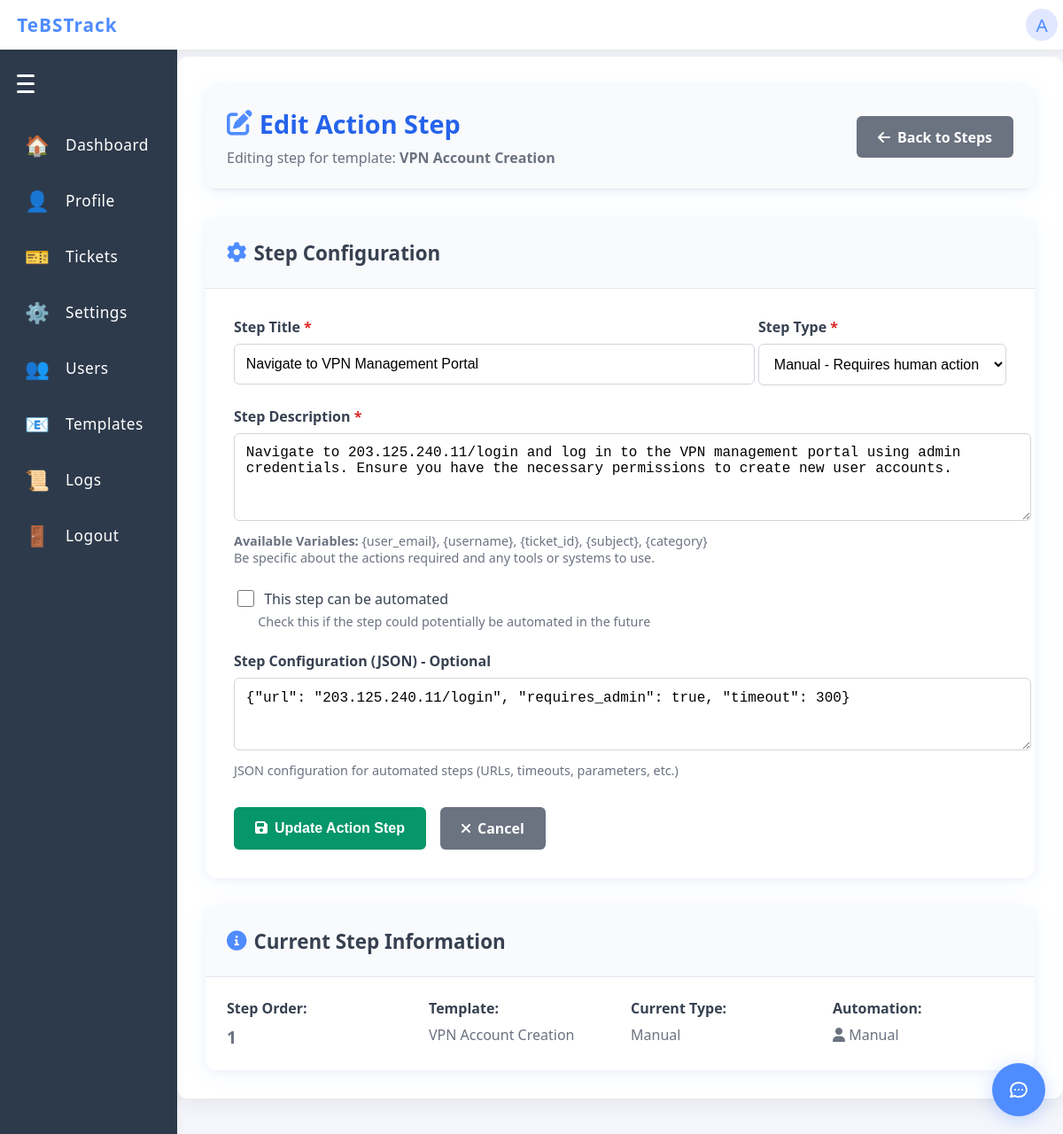
Screenshot of /admin/action-steps/1/edit (signed in) with the database file from the repository.
### app/models.py (models this page shows)
class User(UserMixin, db.Model):
    id = db.Column(db.Integer, primary_key=True)
    username = db.Column(db.String(150), unique=True, nullable=False)
    password = db.Column(db.String(150), nullable=False)
    role = db.Column(db.String(20), nullable=False, default='infra')  # 'admin' or 'infra'

class EmailTemplate(db.Model):
    id = db.Column(db.Integer, primary_key=True)
    name = db.Column(db.String(150), nullable=False, unique=True)
    subject = db.Column(db.String(255), nullable=False)
    body = db.Column(db.Text, nullable=False)
    use_case_description = db.Column(db.Text, nullable=True)  # When to use this template
    is_active = db.Column(db.Boolean, default=True)
    created_at = db.Column(db.DateTime, default=datetime.utcnow)
    updated_at = db.Column(db.DateTime, default=datetime.utcnow, onupdate=datetime.utcnow)
    created_by = db.Column(db.Integer, db.ForeignKey('user.id'), nullable=False)
    action_steps = db.relationship('TemplateActionStep', backref='template', lazy=True, cascade='all, delete-orphan')
    creator = db.relationship('User', backref='created_templates')

class TemplateActionStep(db.Model):
    id = db.Column(db.Integer, primary_key=True)
    template_id = db.Column(db.Integer, db.ForeignKey('email_template.id'), nullable=False)
    step_order = db.Column(db.Integer, nullable=False)  # Order of execution
    step_type = db.Column(db.String(50), nullable=False)  # 'manual', 'web_action', 'api_call', etc.
    step_title = db.Column(db.String(200), nullable=False)
    step_description = db.Column(db.Text, nullable=False)
    step_config = db.Column(db.Text, nullable=True)  # JSON config for automated steps
    is_automated = db.Column(db.Boolean, default=False)
    created_at = db.Column(db.DateTime, default=datetime.utcnow)

### app/routes.py (the view, shortened to what this page needs)
@main.route('/admin/action-steps/<int:step_id>/edit')
@login_required
def edit_action_step(step_id):
    if current_user.role != 'admin':
        flash('You do not have permission to access this page.', 'error')
        return redirect(url_for('main.home'))
    step = TemplateActionStep.query.get_or_404(step_id)
    template = EmailTemplate.query.get_or_404(step.template_id)
    return render_template('admin/edit_action_step.html', step=step, template=template)

### app/templates/admin/edit_action_step.html (shortened to what this page needs)
{% extends "base.html" %}
{% block content %}
<div class="dashboard-container">
    <div style="max-width: 1000px; margin: 0 auto;">
        <div style="background: #fff; border-radius: 12px; box-shadow: 0 4px 24px rgba(79,140,255,0.08), 0 1.5px 8px rgba(0,0,0,0.04); overflow: hidden; margin-bottom: 2rem;">
            <div style="background: #f8fafc; padding: 1.5rem; border-bottom: 1px solid #e2e8f0;">
                <div style="display: flex; justify-content: space-between; align-items: center;">
                    <div>
                        <h1 style="color: #2563eb; font-size: 1.8rem; font-weight: 700; margin: 0; display: flex; align-items: center; gap: 0.5rem;">
                            <i class="fas fa-edit" style="color: #4f8cff;"></i>
                            Edit Action Step
                        </h1>
                        <p style="color: #6b7280; margin: 0.5rem 0 0 0; font-size: 1rem;">Editing step for template: <strong>{{ template.name }}</strong></p>
                    </div>
                    <a href="{{ url_for('main.manage_template_action_steps', template_id=template.id) }}"
                       style="background: #6b7280; color: #fff; text-decoration: none; border-radius: 6px; padding: 0.8rem 1.5rem; font-weight: 600; font-size: 1rem; transition: background 0.2s;">
                        <i class="fas fa-arrow-left" style="margin-right: 0.5rem;"></i>Back to Steps
                    </a>
                </div>
            </div>
        </div>
        <div style="background: #fff; border-radius: 12px; box-shadow: 0 4px 24px rgba(79,140,255,0.08), 0 1.5px 8px rgba(0,0,0,0.04); overflow: hidden; margin-bottom: 2rem;">
            <div style="background: #f8fafc; padding: 1.5rem; border-bottom: 1px solid #e2e8f0;">
                <h2 style="color: #374151; font-size: 1.4rem; font-weight: 600; margin: 0; display: flex; align-items: center; gap: 0.5rem;">
                    <i class="fas fa-cog" style="color: #4f8cff;"></i>
                    Step Configuration
                </h2>
            </div>
            <div style="padding: 2rem;">
                <form method="POST">
                    <div style="display: grid; grid-template-columns: 2fr 1fr; gap: 2rem; margin-bottom: 1.5rem;">
                        <div>
                            <label style="display: block; font-weight: 600; color: #374151; margin-bottom: 0.5rem;">
                                Step Title <span style="color: #dc2626;">*</span>
                            </label>
                            <input type="text" id="step_title" name="step_title" required
                                   value="{{ step.step_title }}"
                                   style="width: 100%; padding: 0.8rem; border-radius: 6px; border: 1px solid #d1d5db; font-size: 1rem; background: #fff; transition: border 0.2s;"
                                   placeholder="e.g., Create VPN Account, Send Login Credentials, Verify Access">
                        </div>
                        <div>
                            <label style="display: block; font-weight: 600; color: #374151; margin-bottom: 0.5rem;">
                                Step Type <span style="color: #dc2626;">*</span>
                            </label>
                            <select id="step_type" name="step_type" required
                                    style="width: 100%; padding: 0.8rem; border-radius: 6px; border: 1px solid #d1d5db; font-size: 1rem; background: #fff; transition: border 0.2s;">
                                <option value="manual" {% if step.step_type == 'manual' %}selected{% endif %}>Manual - Requires human action</option>
                            </select>
                        </div>
                    </div>
                    <div style="margin-bottom: 1.5rem;">
                        <label style="display: block; font-weight: 600; color: #374151; margin-bottom: 0.5rem;">
                            Step Description <span style="color: #dc2626;">*</span>
                        </label>
                        <textarea id="step_description" name="step_description" rows="4" required
                                  style="width: 100%; padding: 0.8rem; border-radius: 6px; border: 1px solid #d1d5db; font-size: 1rem; background: #fff; resize: vertical; transition: border 0.2s;"
                                  placeholder="Detailed description of what needs to be done in this step...">{{ step.step_description }}</textarea>
                        <div style="color: #6b7280; font-size: 0.9rem; margin-top: 0.5rem;">
                            <strong>Available Variables:</strong> {user_email}, {username}, {ticket_id}, {subject}, {category}<br>
                            Be specific about the actions required and any tools or systems to use.
                        </div>
                    </div>
                    <div style="margin-bottom: 1.5rem;">
                        <div style="display: flex; align-items: center; gap: 0.5rem;">
                            <input type="checkbox" id="is_automated" name="is_automated"
                                   style="width: 1.2rem; height: 1.2rem;">
                            <label for="is_automated" style="color: #374151; font-weight: 500;">
                                This step can be automated
                            </label>
                        </div>
                        <div style="color: #6b7280; font-size: 0.9rem; margin-top: 0.25rem; margin-left: 1.7rem;">
                            Check this if the step could potentially be automated in the future
                        </div>
                    </div>
                    <div style="margin-bottom: 2rem;">
                        <label style="display: block; font-weight: 600; color: #374151; margin-bottom: 0.5rem;">
                            Step Configuration (JSON) - Optional
                        </label>
                        <textarea id="step_config" name="step_config" rows="3"
                                  style="width: 100%; padding: 0.8rem; border-radius: 6px; border: 1px solid #d1d5db; font-size: 1rem; background: #fff; resize: vertical; transition: border 0.2s; font-family: 'Courier New', monospace;"
                                  placeholder='{"url": "203.125.240.11/login", "timeout": 300, "requires_verification": true}'>{{ step.step_config if step.step_config != '{}' else '' }}</textarea>
                        <div style="color: #6b7280; font-size: 0.9rem; margin-top: 0.5rem;">
                            JSON configuration for automated steps (URLs, timeouts, parameters, etc.)
                        </div>
                    </div>
                    <div style="display: flex; gap: 1rem;">
                        <button type="submit"
                                style="background: #059669; color: #fff; border: none; border-radius: 6px; padding: 0.8rem 1.5rem; font-weight: 600; font-size: 1rem; cursor: pointer; transition: background 0.2s;">
                            <i class="fas fa-save" style="margin-right: 0.5rem;"></i>Update Action Step
                        </button>
                        <a href="{{ url_for('main.manage_template_action_steps', template_id=template.id) }}"
                           style="background: #6b7280; color: #fff; text-decoration: none; border-radius: 6px; padding: 0.8rem 1.5rem; font-weight: 600; font-size: 1rem; transition: background 0.2s;">
                            <i class="fas fa-times" style="margin-right: 0.5rem;"></i>Cancel
                        </a>
                    </div>
                </form>
            </div>
        </div>
        <div style="background: #fff; border-radius: 12px; box-shadow: 0 4px 24px rgba(79,140,255,0.08), 0 1.5px 8px rgba(0,0,0,0.04); overflow: hidden;">
            <div style="background: #f8fafc; padding: 1.5rem; border-bottom: 1px solid #e2e8f0;">
                <h2 style="color: #374151; font-size: 1.4rem; font-weight: 600; margin: 0; display: flex; align-items: center; gap: 0.5rem;">
                    <i class="fas fa-info-circle" style="color: #4f8cff;"></i>
                    Current Step Information
                </h2>
            </div>
            <div style="padding: 1.5rem;">
                <div style="display: grid; grid-template-columns: 1fr 1fr 1fr 1fr; gap: 1.5rem;">
                    <div>
                        <div style="font-weight: 600; color: #374151; margin-bottom: 0.5rem;">Step Order:</div>
                        <div style="color: #6b7280; font-size: 1.2rem; font-weight: 600;">{{ step.step_order }}</div>
                    </div>
                    <div>
                        <div style="font-weight: 600; color: #374151; margin-bottom: 0.5rem;">Template:</div>
                        <div style="color: #6b7280;">{{ template.name }}</div>
                    </div>
                    <div>
                        <div style="font-weight: 600; color: #374151; margin-bottom: 0.5rem;">Current Type:</div>
                        <div style="color: #6b7280;">{{ step.step_type.title() }}</div>
                    </div>
                    <div>
                        <div style="font-weight: 600; color: #374151; margin-bottom: 0.5rem;">Automation:</div>
                        <div style="color: {% if step.is_automated %}#10b981{% else %}#6b7280{% endif %};">
                            {% if step.is_automated %}
                                <i class="fas fa-robot"></i> Automated
                            {% else %}
                                <i class="fas fa-user"></i> Manual
                            {% endif %}
                        </div>
                    </div>
                </div>
            </div>
        </div>
    </div>
</div>
{% endblock %}

### app/templates/base.html (shortened to what this page needs)
<!doctype html>
<html lang="en">
<head>
</head>
<body>
  <div class="navbar">
    <a href="{{ url_for('main.index') }}" class="navbar-title" style="text-decoration:none;">
      TeBSTrack
    </a>
    {% if current_user.is_authenticated %}
    <div class="navbar-profile" id="profile-btn">
      <span class="profile-icon">{{ current_user.username[0]|upper if current_user.username else '?' }}</span>
    </div>
    {% endif %}
  </div>
  {% if not hide_sidenav %}
    <div class="sidenav-hamburger" id="sidenav-hamburger">
      <span></span>
      <span></span>
      <span></span>
    </div>
    <a href="{{ url_for('main.index') }}" class="sidenav-link{% if request.endpoint == 'main.index' %} active{% endif %}" data-label="Dashboard">
      <span class="sidenav-icon">🏠</span>
      <span class="sidenav-label">Dashboard</span>
    </a>
    <a href="{{ url_for('main.profile') }}" class="sidenav-link{% if request.endpoint == 'main.profile' %} active{% endif %}" data-label="Profile">
      <span class="sidenav-icon">👤</span>
      <span class="sidenav-label">Profile</span>
    </a>
    <a href="{{ url_for('main.tickets') }}" class="sidenav-link{% if request.endpoint in ['main.tickets', 'main.view_ticket'] %} active{% endif %}" data-label="Tickets">
      <span class="sidenav-icon">🎫</span>
      <span class="sidenav-label">Tickets</span>
    </a>
    <a href="{{ url_for('main.settings') }}" class="sidenav-link{% if request.endpoint == 'main.settings' %} active{% endif %}" data-label="Settings">
      <span class="sidenav-icon">⚙️</span>
      <span class="sidenav-label">Settings</span>
    </a>
    {% if current_user.role == 'admin' %}
    <a href="{{ url_for('main.manage_users') }}" class="sidenav-link{% if request.endpoint == 'main.manage_users' %} active{% endif %}" data-label="Users">
      <span class="sidenav-icon">👥</span>
      <span class="sidenav-label">Users</span>
    </a>
    <a href="{{ url_for('main.manage_email_templates') }}" class="sidenav-link" data-label="Templates">
      <span class="sidenav-icon">📧</span>
      <span class="sidenav-label">Templates</span>
    </a>
    <a href="{{ url_for('main.audit_logs') }}" class="sidenav-link{% if request.endpoint == 'main.audit_logs' %} active{% endif %}" data-label="Logs">
      <span class="sidenav-icon">📜</span>
      <span class="sidenav-label">Logs</span>
    </a>
    {% endif %}
    <a href="{{ url_for('main.logout') }}" class="sidenav-link{% if request.endpoint == 'main.logout' %} active{% endif %}" data-label="Logout">
      <span class="sidenav-icon">🚪</span>
      <span class="sidenav-label">Logout</span>
    </a>
  {% endif %}
  <div class="main-content{% if hide_sidenav %} no-sidenav{% endif %}">
    {% block content %}{% endblock %}
  </div>
  {% if current_user.is_authenticated %}
    {% include 'chatbot_component.html' %}
  {% endif %}
  <link rel="stylesheet" href="https://cdnjs.cloudflare.com/ajax/libs/font-awesome/6.0.0/css/all.min.css">
</body>
</html>

### rows the page displays
User: username "A"
EmailTemplate: name "VPN Account Creation"
TemplateActionStep: step_title "Navigate to VPN Management Portal", step_type "Manual - Requires human action", step_description "Navigate to 203.125.240.11/login and log in to the VPN management portal using admin credentials. Ensure you have the necessary permissions to create new user accounts.", step_config "{\"url\": \"203.125.240.11/login\", \"requires_admin\": true, \"timeout\": 300}", step_order "1", step_type "Manual"
